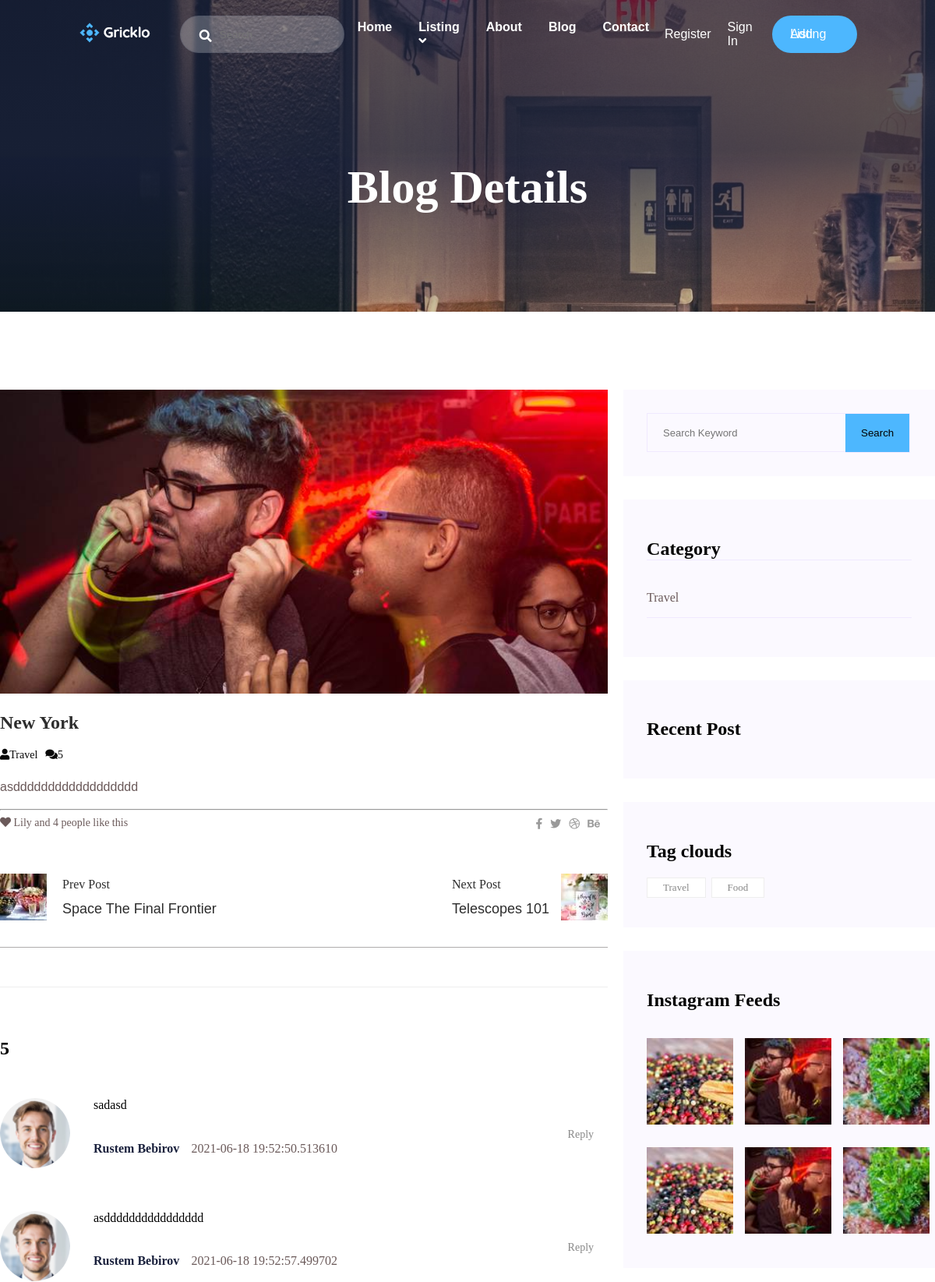
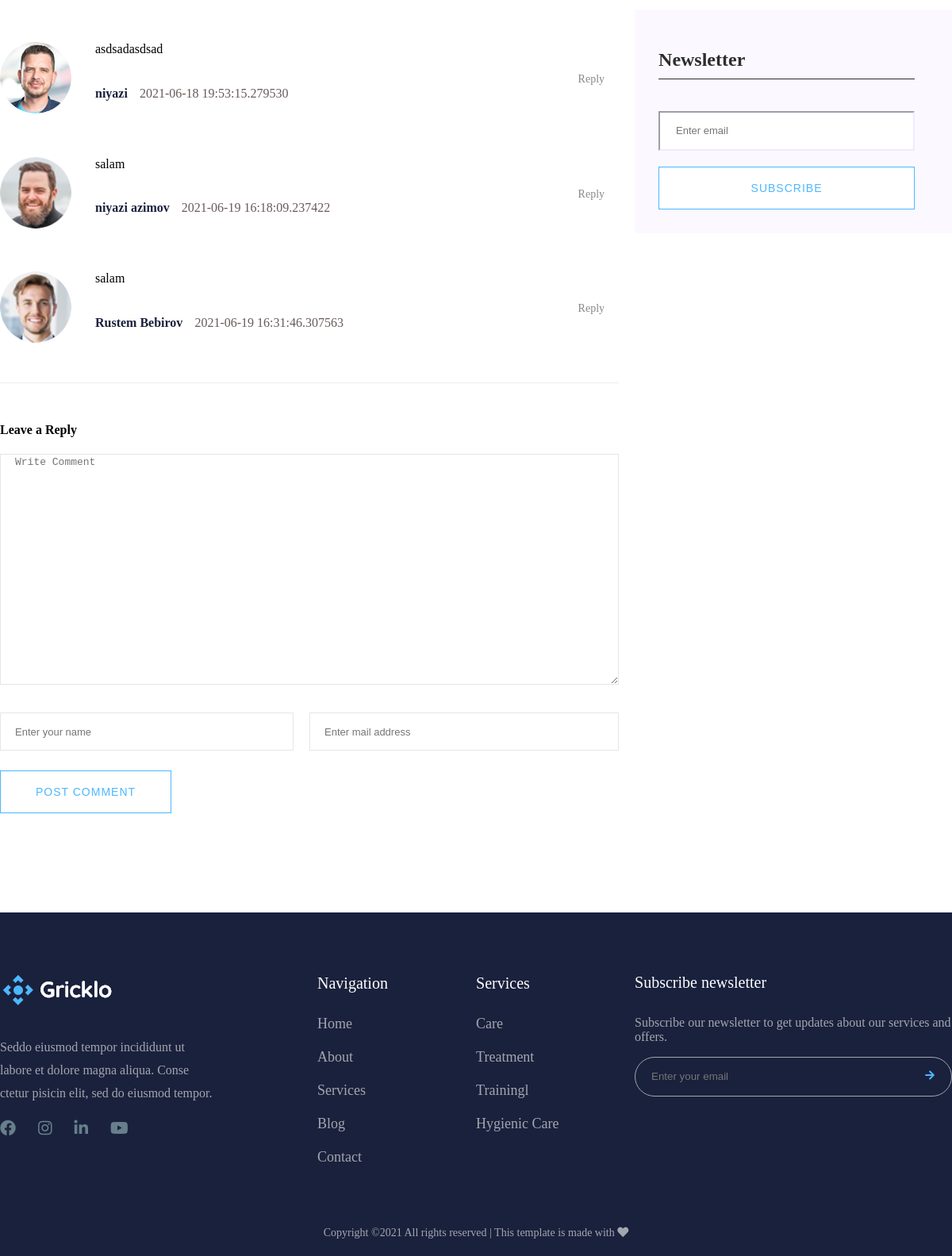
Page /blogdetails/1 on the committed database (2 pictures, top to bottom).
### gricklo/models.py (models this page shows, shortened)
class Blog(db.Model):
    __tablename__ = "blog"
    id = db.Column(db.Integer, primary_key=True)
    title = db.Column(db.String(50),nullable=False)
    short_description = db.Column(db.String(50),nullable=False)
    description = db.Column(db.Text, nullable=False)
    blog_posted = db.Column(db.DateTime, default=datetime.utcnow)
    image = db.Column(db.String(20), default = "default.png")
    category = db.Column(db.Integer, db.ForeignKey('blogcategory.id'), nullable=False)
    tag = db.relationship('Tag', secondary='blogs_tags', backref=db.backref('blogs', lazy='dynamic'))
    comment = db.relationship('Comment',backref='users',lazy=True, cascade="all,delete")

class Comment(db.Model, UserMixin):
    __tablename__ = "comment"
    id = db.Column(db.Integer, primary_key=True)
    author = db.Column(db.Integer,db.ForeignKey("user.id"),nullable=False)
    email = db.Column(db.String(50),nullable=False)
    comment = db.Column(db.Text,nullable=False)
    comment_posted=db.Column(db.DateTime,default=datetime.utcnow)
    blogs = db.Column(db.Integer,db.ForeignKey("blog.id"),nullable=False)
    reply = db.relationship('Comment_reply',backref='comment_reply',lazy=True, cascade="all,delete")
    author_image=db.Column(db.String(20), default = "author.png")

class BlogCategory(db.Model):
    __tablename__ = "blogcategory"
    id = db.Column(db.Integer, primary_key = True)
    title = db.Column(db.String(50),nullable = False)
    blog =db.relationship('Blog', backref='categories',lazy=True)

class Tag(db.Model):
    __tablename__ = "tag"
    id = db.Column(db.Integer, primary_key=True)
    title = db.Column(db.String(20),nullable=False)

### gricklo/controlers.py (the view, shortened to what this page needs)
@app.route("/blogdetails/<int:id>", methods=["GET","POST"])
def blogdetails(id):
    tags= Tag.query.all()
    categories=BlogCategory.query.all()
    posts = UserPost.query.all()
    blog=Blog.query.get_or_404(id)
    comments = Comment.query.filter_by(blogs=id)
    comment_count = Comment.query.filter(Comment.blogs == blog.id).count()
    return render_template("blogdetails.html" , blog= blog, categories=categories, posts=posts,comments = comments,comment_count=comment_count, tags=tags )

### gricklo/templates/blogdetails.html (shortened to what this page needs)
<!DOCTYPE html>
<html lang="en">
<head>
    <link rel="stylesheet" href="{{ url_for('static', filename='css/blogdetails.css') }}">
</head>
<body>
    {% extends "layout.html"%}
    {% block content%}
    <main>
        <div class="bg-blog d-flex align-items-center justify-content hero-overly">
            <div class="blog-text ">
                <h2>Blog Details</h2>
            </div>
        </div>
        <section class="blog-area section-padding">
            <div class="container">
                <div class="row">
                    <div class="col-8">
                        <div class="blog-left-sidebar">
                            <div class="blog-item">
                                <div class="blog-item-img ">
                                    <img src="/static/uploads/{{blog.image}}" alt="">
                                </div>
                                <div class="blog-details">
                                    <a href="">
                                        <h2 class="blog-head" style="color: #2d2d2d;">{{blog.title}}</h2>
                                    </a>
                                    <ul class="blog-info-link">
                                        <li><a href="#"><i class="fa fa-user"></i>{{blog.category}}</a></li>
                                        <li><a href="#"><i class="fa fa-comments"></i>{{comment_count}}</a></li>
                                    </ul>
                                    <p class="comment-text">{{blog.description}}</p>
                                    <hr>
                                </div>
                            </div>
                            <div class="blog-info">
                                <p>
                                    <span><i class="fa fa-heart"></i></span>
                                    <span>Lily and 4 people like this
                                    </span>
                                </p>
                                <ul class="social-icons">
                                    <li><a href=""><i class="fab fa-facebook-f"></i></a></li>
                                    <li>
                                        <a href=""><i class="fab fa-twitter"></i></a>
                                    </li>
                                    <li>
                                        <a href=""><i class="fab fa-dribbble"></i></a>
                                    </li>
                                    <li>
                                        <a href=""><i class="fab fa-behance"></i></a>
                                    </li>
                                </ul>
                            </div>
                            <div class="navigation-area">
                                <div class="row">
                                    <div class="col-6 d-flex">
                                        <div class="prev-post">
                                            <a href="">
                                                <img src="/static/img/preview.jpg" alt="preview">
                                            </a>
                                        </div>
                                        <div class="prev-post-text">
                                            <span>Prev Post</span>
                                            <a href="">Space The Final Frontier</a>
                                        </div>
                                    </div>
                                    <div class="col-6 d-flex row-reverse">
                                        <div class="prev-post">
                                            <a href="">
                                                <img src="/static/img/next.jpg" alt="preview">
                                            </a>
                                        </div>
                                        <div class="prev-post-text mr-15">
                                            <span>Next Post</span>
                                            <a href="">Telescopes 101</a>
                                        </div>
                                    </div>
                                </div>
                            </div>
                            <div class="comment-area">
                                <h2>{{comment_count}}</h2>
                                {% for comment in comments%}
                                <div class="media mt-50">
                                    <img src="/static/uploads/{{comment.author_image}}" alt="">
                                </div>
                                <p>{{comment.comment}}</p>
                                <div class="media-body">
                                    <div class="author-info">
                                        <h4 class="mr-15"><a href="">{{comment.author}}
                                    </a></h4>
                                        <span>{{comment.comment_posted}}
                                    </span>
                                    </div>
                                    <div class="reply-btn">
                                        <span><a href="">Reply</a></span>
                                    </div>
                                </div>
                                {% endfor %}
                            </div>
                            <div class="reply-form mt-50">
                                <h4>Leave a Reply</h4>
                                <form action="" class="form-contact" method="POST">
                                    <div class="col-12">
                                        <div class="form-group mb-35">
                                            <textarea class="form-control w-100"  id="message" cols="30" rows="19" placeholder="Write Comment" name="comment"></textarea>
                                        </div>
                                    </div>
                                    <div class="row mb-15">
                                        {% if current_user.is_authenticated %}
                                        {% else %}
                                        <div class="col-6">
                                            <div class="form-group mr-20">
                                                <input type="text" placeholder="Enter your name" class="form-control" name="author">
                                            </div>
                                        </div>
                                        <div class="col-6">
                                            <div class="form-group">
                                                <input type="email" placeholder="Enter mail address" class="form-control" name="email">
                                            </div>
                                        </div>
                                        {% endif %}
                                    </div>
                                    <div class="form-group mt-25 mb-35">
                                        <button type="submit" class="boxed-btn">POST COMMENT</button>
                                    </div>
                                </form>
                            </div>
                        </div>
                    </div>
                    <div class="col-4 ml-20">
                        <div class="blog-right-sidebar">
                            <div class="search-widget">
                                <form action="#">
                                    <div class="input-group d-flex">
                                        <input type="text" class="form-control" placeholder="Search Keyword">
                                        <div class="input-btn">
                                            <button class="boxed-btn2 d-flex" type="button">Search</button>
                                        </div>
                                    </div>
                                </form>
                            </div>
                            <div class="side-category">
                                <h2 class="mb-35">Category</h2>
                                <ul>
                                    {% for category in categories %}
                                    <li><a href="">{{category.title}}</a></li>
                                    {% endfor %}
                                </ul>
                            </div>
                            <div class="side-post">
                                <h2>Recent Post</h2>
                            </div>
                            <div class="tag-clouds">
                                <h2>Tag clouds</h2>
                                <div class="tag-clouds-body">
                                    <ul>
                                        {% for tag in tags%}
                                        <li><a href="" class="tag-clouds-link ">{{tag.title}}</a> </li>
                                        {% endfor %}
                                    </ul>
                                </div>
                            </div>
                            <div class="instagram-feeds ">
                                <h2>Instagram Feeds</h2>
                                <div class="instagram-feeds-img d-flex">
                                    <div class="instagram-img">
                                        <img src="/static/img/post_5.jpg" alt="">
                                    </div>
                                    <div class="instagram-img">
                                        <img src="/static/img/post_6.jpg" alt="">
                                    </div>
                                    <div class="instagram-img">
                                        <img src="/static/img/post_7.jpg" alt="">
                                    </div>
                                </div>
                                <div class="instagram-feeds-img d-flex">
                                    <div class="instagram-img">
                                        <img src="/static/img/post_5.jpg" alt="">
                                    </div>
                                    <div class="instagram-img">
                                        <img src="/static/img/post_6.jpg" alt="">
                                    </div>
                                    <div class="instagram-img">
                                        <img src="/static/img/post_7.jpg" alt="">
                                    </div>
                                </div>
                            </div>
                            <div class="News-subscribe">
                                <h2>Newsletter</h2>
                                <div class="News-subscribe-input">
                                    <form action="">
                                        <input type="email" placeholder="Enter email">
                                        <button type="submit">Subscribe</button>
                                    </form>
                                </div>
                            </div>
                        </div>
                    </div>
                </div>
            </div>
            </div>
    {% endblock%}

### gricklo/static/css/style.css (style rules this page uses)
* { box-sizing: border-box; }
body { margin: 0; padding: 0; }
a { text-decoration: none; }
ul { list-style: none; margin: 0; padding: 0; }
img { width: 100%; height: 100%; }
.hero-overly { position: relative; z-index: 0; }
.hero-overly::before { position: absolute; content: ""; width: 100%; height: 100%; left: 0; top: 0; bottom: 0; right: 0; z-index: -1; background-repeat: no-repeat; background: linear-gradient(to bottom, rgba(26, 32, 61, 0.65) 0%, rgba(27, 34, 60, 0.75) 48%, rgba(27, 34, 60, 0.73) 50%, rgba(25, 32, 61, 0.72) 51%, rgba(26, 32, 62, 0.63) 59%, rgba(25, 32, 61, 0.57) 64%, rgba(26, 32, 62, 0.48) 72%, rgba(27, 34, 60, 0.46) 74%, rgba(25, 32, 62, 0.45) 75%, rgba(27, 34, 61, 0.43) 77%, rgba(25, 32, 60, 0.42) 78%, rgba(28, 34, 61, 0.35) 84%, rgba(25, 31, 60, 0.34) 85%, rgba(24, 31, 59, 0.3) 88%, rgba(26, 33, 59, 0.29) 89%, rgba(27, 35, 62, 0.28) 90%, rgba(27, 31, 59, 0.27) 91%, rgba(26, 34, 59, 0.26) 92%, rgba(27, 31, 63, 0.25) 93%, rgba(28, 32, 60, 0.24) 94%, rgba(25, 34, 59, 0.23) 95%, rgba(25, 31, 61, 0.21) 96%, rgba(27, 32, 58, 0.2) 97%, rgba(24, 36, 59, 0.18) 98%, rgba(26, 32, 57, 0.16) 99%, rgba(27, 34, 60, 0.15) 100%); }
.ml-20 { margin-left: 20px; }
.w-100 { width: 100% !important; }
.mr-20 { margin-right: 20px; }
.mb-15 { margin-bottom: 15px; }
.mr-15 { margin-right: 15px; }
.mt-25 { margin-top: 25px; }
.mb-35 { margin-bottom: 35px; }
.d-flex { display: flex; }
.align-items-center { align-items: center; }
.justify-content { justify-content: center; }

### gricklo/static/css/grid.css (style rules this page uses)
.container { max-width: 1320px; width: 100%; margin: 0 auto; }
.row { display: flex; }
.col-4 { width: 33.33%; }
.col-6 { width: 50%; }
.col-8 { width: 66.66%; }
.col-12 { width: 100%; }

### rows in the picture
Blog: image (picture), title "New York", category "Travel", description "asdddddddddddddddddd"
Comment: author_image (picture), comment "sadasd", author "Rustem Bebirov", comment_posted "2021-06-18 19:52:50.513610"
Comment: author_image (picture), comment "asdddddddddddddddd", author "Rustem Bebirov", comment_posted "2021-06-18 19:52:57.499702"
Comment: author_image (picture), comment "asdsadasdsad", author "niyazi", comment_posted "2021-06-18 19:53:15.279530"
Comment: author_image (picture), comment "salam", author "niyazi azimov", comment_posted "2021-06-19 16:18:09.237422"
Comment: author_image (picture), comment "salam", author "Rustem Bebirov", comment_posted "2021-06-19 16:31:46.307563"
BlogCategory: title "Travel"
Tag: title "Travel"
Tag: title "Food"

### other values in the picture
{{ comment_count }} "5"
